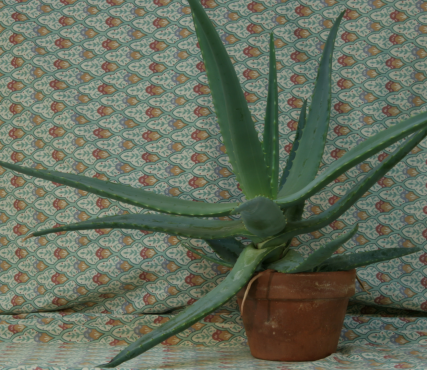
#> input picture Week5/GA_Stereo_maching_use_Numpy/Aloe_left_1.png, 427 x 370 px
$ python 2_Stereo-matching-use-Numpy.py
#> lines starting #> are read from the running program, lines starting #| are printed output that depends on the picture
from __future__ import print_function
import numpy as np
from PIL import Image


def stereo_matching_sad(left_img, right_img, kernel_size, disparity_range):

    #doc anh tai va anh phai roi chuyen sang grayscale
#> called with left_img = 'Aloe_left_1.png', right_img = 'Aloe_right_1.png', kernel_size = 9, disparity_range = 64
    left_img = Image.open(left_img).convert('L')
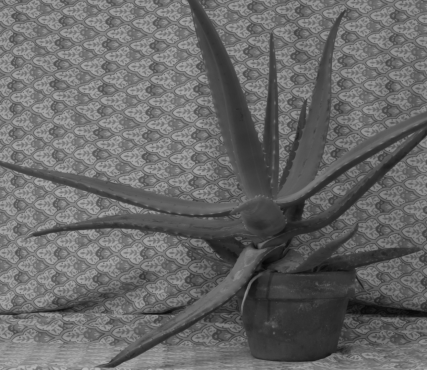
#> left_img: PIL image 427x370 L; min 5, max 184, mean 104.3
    left = np.asarray(left_img)

    right_img = Image.open(right_img).convert('L')
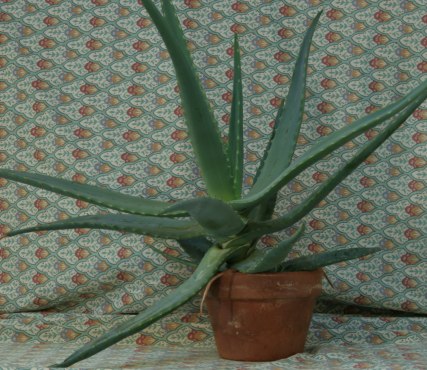
#> input picture Week5/GA_Stereo_maching_use_Numpy/Aloe_right_1.png, 427 x 370 px
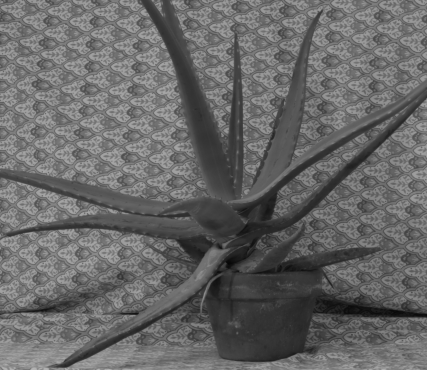
#> right_img: PIL image 427x370 L; min 6, max 180, mean 103.1
    right = np.asarray(right_img)

    #Lay chieu rong va chieu cao cua anh
    height, width = left.shape
#> height = 370; width = 427

    #tao disparity map
    depth = np.zeros((height, width), np.uint8)

    kernel_half = int((kernel_size - 1) / 2)
    scale = 255 / disparity_range

    #build sum-area table for each disparity
    memory = np.ones((disparity_range, height, width))
    for j in range(disparity_range):
        print('.', end=' ')

        data = np.ones((height, width))
        for y in range(kernel_half, height - kernel_half):
            for x in range(kernel_half, width - kernel_half):
                if (x - j >= 0):
                    data[y, x] = abs(int(left[y, x]) - int(right[y, x - j])) / 255.0


        #tinh sum-area table
        memory[j] = data.cumsum(axis=0).cumsum(axis=1)
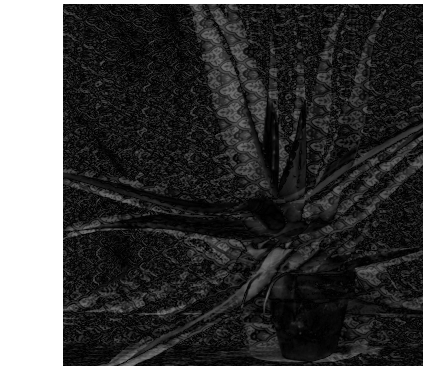
#> data: shape (370, 427) float64; min 0, max 1, mean 0.26

    for y in range(kernel_half, height - kernel_half):
        for x in range(kernel_half, width - kernel_half):
            #add constraint for x0 = y0 = 0
            x0 = x - kernel_half
            x1 = x + kernel_half
            y0 = y - kernel_half
            y1 = y + kernel_half

            #tim j tai do cost co gia tri min
            disparity = 0
            cost_min = 65534  #a large number

            for j in range(disparity_range):
                a = memory[j, y0 - 1, x0 - 1]
                b = memory[j, y1, x0 - 1]
                c = memory[j, y0 - 1, x1]
                d = memory[j, y1, x1]
                sad = d - b - c + a

                if sad < cost_min:
                    cost_min = sad
                    disparity = j

            #gan j cho cost_min vao disparity map
            depth[y, x] = int(disparity * scale)
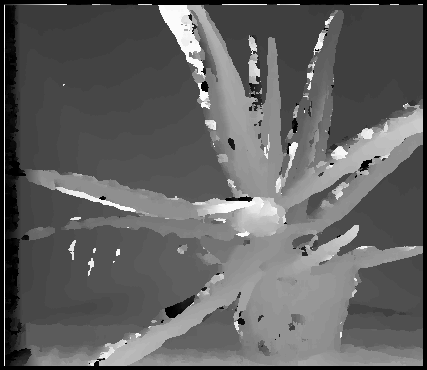
#> depth: shape (370, 427); min 0, max 251, mean 97.2

    #chuyen du lieu tu ndarray sang kieu Image va luu xuong file
    Image.fromarray(depth).save('disparity_map_sad.png')


kernel_size = 9
# stereo_matching_sad("left.png", "right.png", kernel_size, 16)
stereo_matching_sad("Aloe_left_1.png", "Aloe_right_1.png", kernel_size, 64)
